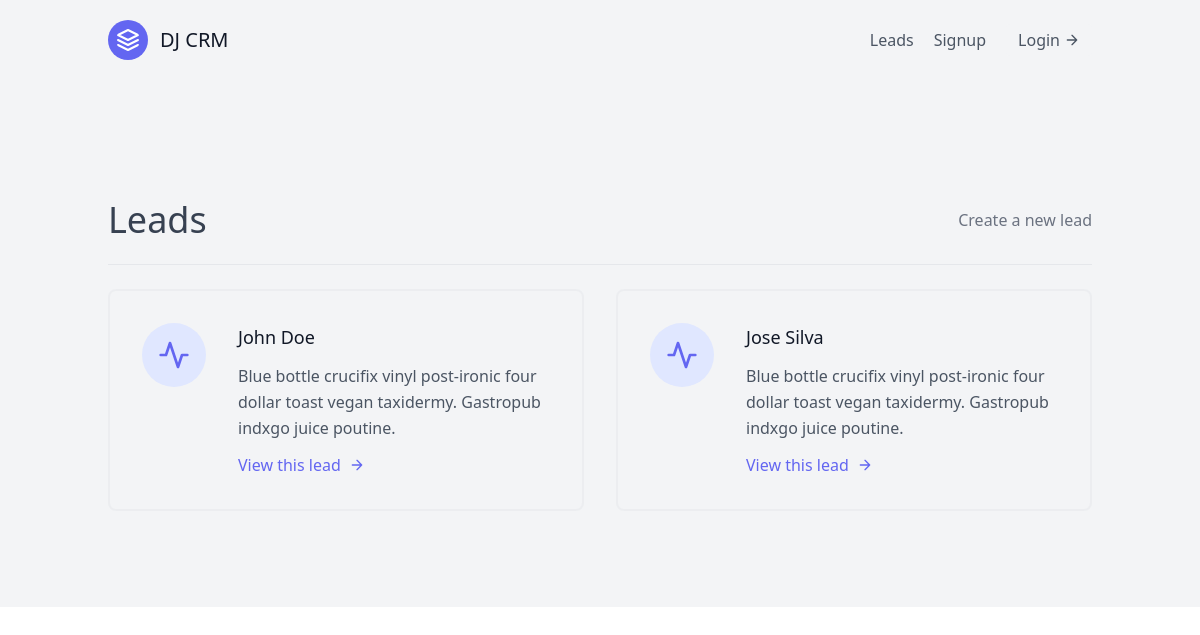
Page /leads/ on the earlier database version.
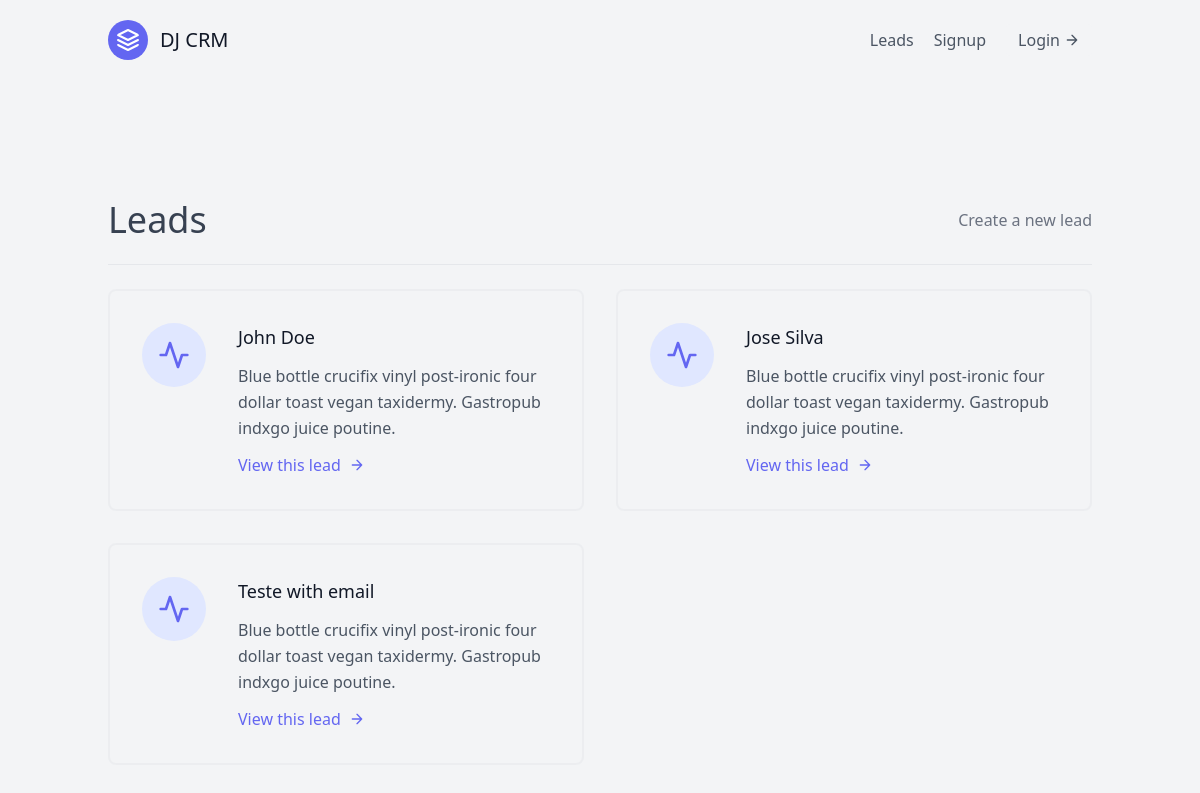
Same page on the later database version.
### leads/models.py (models this page shows, shortened)
class Lead(models.Model):
    first_name = models.CharField(max_length=50)
    last_name = models.CharField(max_length=50)
    age = models.IntegerField(default=0)
    agent = models.ForeignKey("Agent", on_delete=models.CASCADE)

### leads/views.py (the view)
# urls.py: path("", LeadListView.as_view(), name="lead-list"),
class LeadListView(generic.ListView):
    template_name = "leads/lead_list.html"
    queryset = Lead.objects.all()
    context_object_name = "leads"

### leads/templates/leads/lead_list.html
{% extends "base.html" %}
{% block content %}
<section class="text-gray-600 body-font">
    <div class="container px-5 py-24 mx-auto flex flex-wrap">
        <div class="w-full mb-6  py-6 flex justify-between items-center border-b border-gray-200">
            <div>
                <h1 class="text-4xl text-gray-700">Leads</h1>
            </div>
            <div>
                <a class="text-gray-500 hover:text-blue-500" href="{% url 'leads:lead-create' %}">Create a new lead</a>
            </div>
        </div>
        <div class="flex flex-wrap -m-4">
            {% for lead in leads %}
            <div class="p-4 lg:w-1/2 md:w-full">
                <div class="flex border-2 rounded-lg border-gray-200 border-opacity-50 p-8 sm:flex-row flex-col">
                    <div
                        class="w-16 h-16 sm:mr-8 sm:mb-0 mb-4 inline-flex items-center justify-center rounded-full bg-indigo-100 text-indigo-500 flex-shrink-0">
                        <svg fill="none" stroke="currentColor" stroke-linecap="round" stroke-linejoin="round"
                            stroke-width="2" class="w-8 h-8" viewBox="0 0 24 24">
                            <path d="M22 12h-4l-3 9L9 3l-3 9H2"></path>
                        </svg>
                    </div>
                    <div class="flex-grow">
                        <h2 class="text-gray-900 text-lg title-font font-medium mb-3">
                            {{ lead.first_name }} {{ lead.last_name }}</h2>
                        <p class="leading-relaxed text-base">
                            Blue bottle crucifix vinyl post-ironic four dollar toast
                            vegan taxidermy. Gastropub indxgo juice poutine.
                        </p>
                        <a href="{% url 'leads:lead-detail' lead.pk %}"
                            class="mt-3 text-indigo-500 inline-flex items-center">
                            View this lead
                            <svg fill="none" stroke="currentColor" stroke-linecap="round" stroke-linejoin="round"
                                stroke-width="2" class="w-4 h-4 ml-2" viewBox="0 0 24 24">
                                <path d="M5 12h14M12 5l7 7-7 7"></path>
                            </svg>
                        </a>
                    </div>
                </div>
            </div>
            {% endfor %}
        </div>
    </div>
</section>
{% endblock content %}

Differences in the rows shown:
added Lead: first_name "Teste", last_name "with email"
